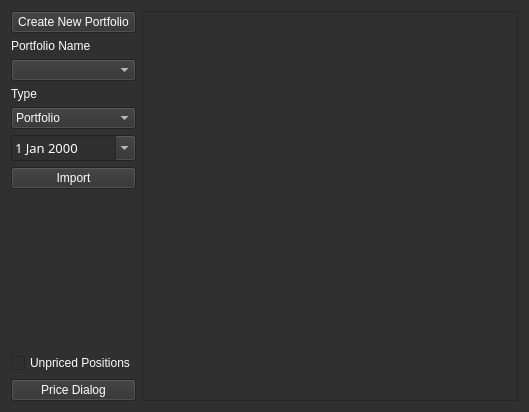
<?xml version="1.0" encoding="UTF-8"?>
<ui version="4.0">
 <class>Form</class>
 <widget class="QWidget" name="Form">
  <property name="geometry">
   <rect>
    <x>0</x>
    <y>0</y>
    <width>529</width>
    <height>412</height>
   </rect>
  </property>
  <property name="maximumSize">
   <size>
    <width>550</width>
    <height>450</height>
   </size>
  </property>
  <property name="windowTitle">
   <string>Import Portfolio Positions</string>
  </property>
  <property name="styleSheet">
   <string notr="true">background-color: rgb(48, 48, 48);
font: 10pt &quot;Bloomberg Prop Unicode N&quot;;
color: rgb(255, 255, 255);
</string>
  </property>
  <layout class="QVBoxLayout" name="verticalLayout_4">
   <item>
    <layout class="QHBoxLayout" name="horizontalLayout">
     <item>
      <layout class="QVBoxLayout" name="verticalLayout_3">
       <item>
        <layout class="QVBoxLayout" name="verticalLayout">
         <item>
          <widget class="QPushButton" name="pushButtonCreate">
           <property name="text">
            <string>Create New Portfolio</string>
           </property>
          </widget>
         </item>
         <item>
          <widget class="QLabel" name="label">
           <property name="text">
            <string>Portfolio Name</string>
           </property>
          </widget>
         </item>
         <item>
          <widget class="QComboBox" name="comboBoxPortfolio"/>
         </item>
         <item>
          <widget class="QLabel" name="label_2">
           <property name="text">
            <string>Type</string>
           </property>
          </widget>
         </item>
         <item>
          <widget class="QComboBox" name="comboBoxPortfolioType">
           <item>
            <property name="text">
             <string>Portfolio</string>
            </property>
           </item>
           <item>
            <property name="text">
             <string>Benchmark</string>
            </property>
           </item>
          </widget>
         </item>
         <item>
          <widget class="QDateEdit" name="dateEdit">
           <property name="font">
            <font>
             <family>Bloomberg Prop Unicode N</family>
             <pointsize>10</pointsize>
            </font>
           </property>
           <property name="styleSheet">
            <string notr="true">color: rgb(255, 255, 255);</string>
           </property>
           <property name="calendarPopup">
            <bool>true</bool>
           </property>
          </widget>
         </item>
         <item>
          <widget class="QPushButton" name="pushButtonImport">
           <property name="text">
            <string>Import</string>
           </property>
          </widget>
         </item>
        </layout>
       </item>
       <item>
        <spacer name="verticalSpacer">
         <property name="orientation">
          <enum>Qt::Vertical</enum>
         </property>
         <property name="sizeHint" stdset="0">
          <size>
           <width>20</width>
           <height>40</height>
          </size>
         </property>
        </spacer>
       </item>
       <item>
        <layout class="QVBoxLayout" name="verticalLayout_2">
         <item>
          <widget class="QCheckBox" name="checkBoxUnpricedPositions">
           <property name="enabled">
            <bool>false</bool>
           </property>
           <property name="text">
            <string>Unpriced Positions</string>
           </property>
           <property name="checkable">
            <bool>true</bool>
           </property>
          </widget>
         </item>
         <item>
          <widget class="QPushButton" name="pushButtonPrice">
           <property name="text">
            <string>Price Dialog</string>
           </property>
          </widget>
         </item>
        </layout>
       </item>
      </layout>
     </item>
     <item>
      <widget class="QPlainTextEdit" name="textEditPositions">
       <property name="font">
        <font>
         <family>Bloomberg Prop Unicode N</family>
         <pointsize>10</pointsize>
        </font>
       </property>
       <property name="styleSheet">
        <string notr="true">color: rgb(255, 255, 255);</string>
       </property>
      </widget>
     </item>
    </layout>
   </item>
  </layout>
 </widget>
 <resources/>
 <connections/>
</ui>
